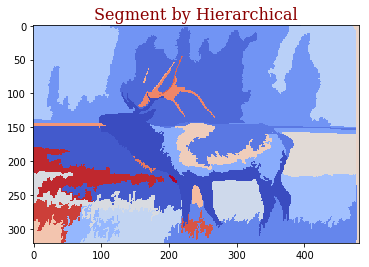
#> input picture 06-Segmentation/Images/Hierar.png, 369 x 267 px
$ python main.py --img_file ../Images/Hierar.png   (older library calls are emulated)
#> lines starting #> are read from the running program, lines starting #| are printed output that depends on the picture
### 06-Segmentation/VersionCorregida/segment.py
#!/usr/bin/env python2
# -*- coding: utf-8 -*-
"""
Created on Wed Mar  6 00:24:13 2019

"""

import scipy.io as sio
import matplotlib.pyplot as plt
import imageio
import numpy as np
from skimage.color import rgb2gray
from skimage import io, util, filters, color
from skimage.segmentation import felzenszwalb, slic, quickshift, watershed
from sklearn import mixture
from skimage.segmentation import mark_boundaries
from skimage.data import coffee
from skimage.util import img_as_float
from sklearn.feature_extraction.image import grid_to_graph
from sklearn.cluster import AgglomerativeClustering
from sklearn.cluster import KMeans


#Funcion para normalizar los espacios de color
def debugImg(image):
  import cv2
  normalized_image = cv2.normalize(image, None, alpha=0, beta=255, norm_type=cv2.NORM_MINMAX, dtype=cv2.CV_8U)
  return normalized_image

# [20 lines left out: function evaluation, not called in this run]

#Se definen los diferentes espacios de color
def colorSpace(image,mode):

#> called with image = '../Images/Hierar.png', mode = 'rgb'
    font = {'family': 'serif',
        'color':  'darkred',
        'weight': 'normal',
        'size': 16,
        }

    image = io.imread(image)
#> image is the input picture: shape (267, 369, 4); mean R, G, B, A 165.8, 173.6, 223.5, 255
    (x, y, depth) = image.shape
#> x = 267; y = 369; depth = 4
    #image = img_as_float(image()[::2, ::2])#Para volverla tipo float y reducir su tamaño a la mitad

    if mode == 'lab':
        image = color.rgb2lab(image)
        image = debugImg(image)
        plt.figure()
        plt.imshow(image)
        plt.title("Color Space: lab", fontdict=font)

    elif mode == 'rgb':
        image = debugImg(image)
        plt.figure()
        plt.imshow(image)
        plt.title("Color Space: rgb", fontdict=font)

    elif mode == 'xyz':
        image = color.rgb2xyz(image)
        image = debugImg(image)
        plt.figure()
        plt.imshow(image)
        plt.title("Color Space: xyz", fontdict=font)

    elif mode == 'rgb+xy':

        x1 = np.zeros((x, y, 1))
        y1 = np.zeros((x, y, 1))

        for i in range(x):
            x1[i, :, :]+=i

        for j in range(y):
            y1[:, j, :]+=j
        image = np.append(image, x1, axis=2)
        image = np.append(image, y1, axis=2)
        #print(image)

    elif mode == 'lab+xy':
        image = color.rgb2lab(image)

        x1 = np.zeros((x, y, 1))
        y1 = np.zeros((x, y, 1))

        for i in range(x):
            x1[i, :, :]+=i

        for j in range(y):
            y1[:, j, :]+=j
        image = np.append(image, x1, axis=2)
        image = np.append(image, y1, axis=2)
        #debugImg(image)
        #plt.title("Color Space: lab+xy", fontdict=font)

    elif mode == 'hsv+xy':
        image = color.rgb2hsv(image)
        image = debugImg(image)

        x1 = np.zeros((x, y, 1))
        y1 = np.zeros((x, y, 1))

        for i in range(x):
            x1[i, :, :]+=i

        for j in range(y):
            y1[:, j, :]+=j
        image = np.append(image, x1, axis=2)
        image = np.append(image, y1, axis=2)
        #plt.figure()
        #plt.imshow(image)
        #plt.title("Color Space: hsv+xy", fontdict=font)

    else:
        mode = 'hsv'
        image = color.rgb2hsv(image)
        image = debugImg(image)
        plt.figure()
        plt.imshow(image)
        plt.title("Color Space: hsv", fontdict=font)

    return image


#Funcion para definir el metodo de clustering
def Method(image,method,k):

#> called with method = 'watershed', k = 4
        font = {'family': 'serif',
        'color':  'darkred',
        'weight': 'normal',
        'size': 16,
        }

        #image = io.imread(image)
        (x, y, depth) = image.shape
#> x = 267; y = 369; depth = 4
        image2 = image.reshape((x*y, depth))

        """
        if method == 'kmeans':
            #segments = slic(image, n_segments=40, compactness=10)
            segments = slic(image, n_segments=k, compactness=3, sigma=1)

            plt.figure()
            #plt.imshow(mark_boundaries(image, segments), cmap=plt.get_cmap('tab20b'))
            plt.imshow(segments, cmap=plt.get_cmap('tab20b'))
            plt.title("Segment by K-means", fontdict=font)
            """
        if method == 'kmeans':

            kmeans = KMeans(n_clusters=k, random_state=0)
            kmeans = kmeans.fit(image2)
            predict = kmeans.predict(image2).reshape(x, y)
            plt.figure()
            plt.imshow(predict)
            plt.title("Segment by kmeans", fontdict=font)

        elif method == 'watershed':
            borde = filters.sobel(rgb2gray(image))
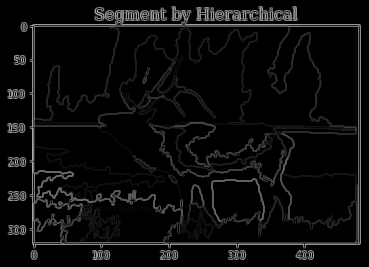
#> borde: shape (267, 369) float64; min 0, max 0.684, mean 0.0464
            predict = watershed(borde, markers=k, compactness=0.001)
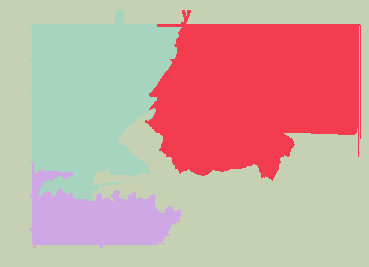
#> predict: shape (267, 369) int64; 4 distinct labels, from 1 to 4; one colour per label, 0 black

            plt.figure()
#> (the run stopped early here; a loop or call above may not have finished)

$ run again, on 06-Segmentation/Images/Waterlab.png
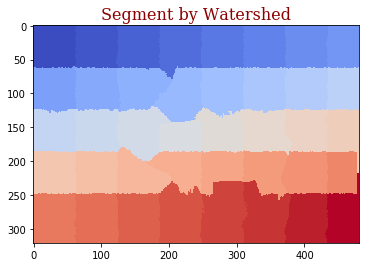
#> input picture 06-Segmentation/Images/Waterlab.png, 369 x 267 px
#> in colorSpace, image is the input picture: shape (267, 369, 4); mean R, G, B, A 198.5, 172.4, 192.5, 255
#> in Method, `borde = filters.sobel(rgb2gray(image))`:
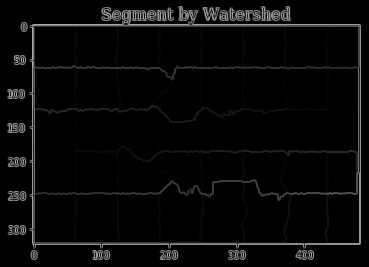
#> borde: shape (267, 369) float64; min 0, max 0.703, mean 0.0328
#> in Method, `predict = watershed(borde, markers=k, compactness=0.001)`:
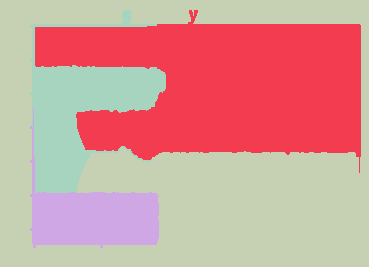
#> predict: shape (267, 369) int64; 4 distinct labels, from 1 to 4; one colour per label, 0 black

$ run again, on 06-Segmentation/Images/Watero.png
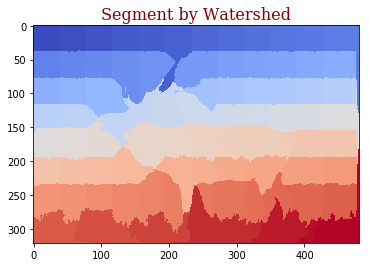
#> input picture 06-Segmentation/Images/Watero.png, 369 x 267 px
#> in colorSpace, image is the input picture: shape (267, 369, 4); mean R, G, B, A 200.6, 174.7, 193.1, 255
#> in Method, `borde = filters.sobel(rgb2gray(image))`:
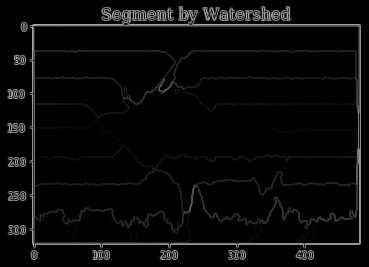
#> borde: shape (267, 369) float64; min 0, max 0.703, mean 0.035
#> in Method, `predict = watershed(borde, markers=k, compactness=0.001)`:
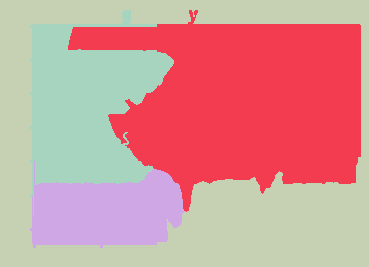
#> predict: shape (267, 369) int64; 4 distinct labels, from 1 to 4; one colour per label, 0 black

$ run again, on 06-Segmentation/Images/gmm.png
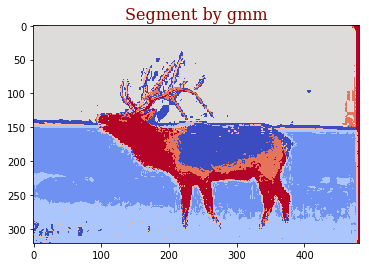
#> input picture 06-Segmentation/Images/gmm.png, 369 x 267 px
#> in colorSpace, image is the input picture: shape (267, 369, 4); mean R, G, B, A 192.7, 187.9, 216.4, 255
#> in Method, `borde = filters.sobel(rgb2gray(image))`:
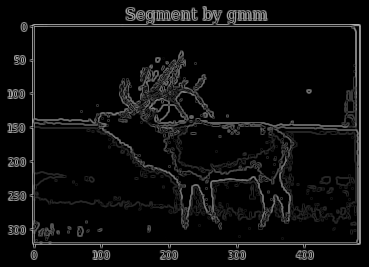
#> borde: shape (267, 369) float64; min 0, max 0.684, mean 0.0533
#> in Method, `predict = watershed(borde, markers=k, compactness=0.001)`:
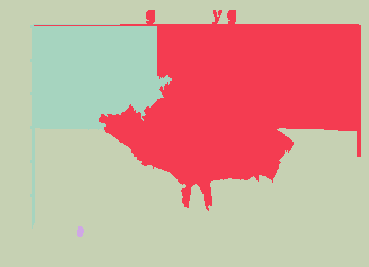
#> predict: shape (267, 369) int64; 4 distinct labels, from 1 to 4; one colour per label, 0 black
